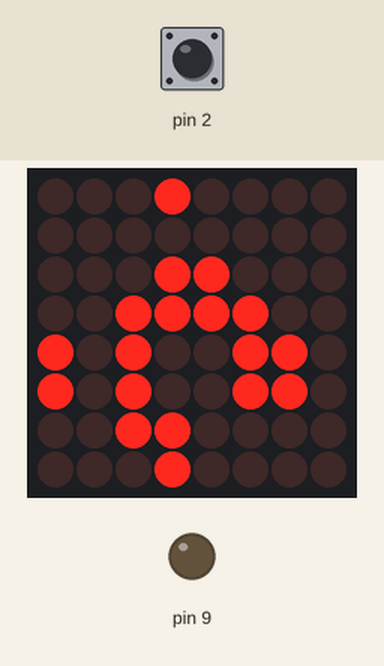
Bench run of a sketch on a simulated Arduino Uno, built with avr-gcc and run on an emulated ATmega328P. Parts: 8×8 LED matrix, output pins drawn as LEDs (lit = HIGH). The test bench sets the inputs (shaded band); at power-on: pin 2 HIGH. What the sketch prints to the serial monitor is not drawn.

Above: at 0.1 s.

The sketch:

password_v2.ino
```cpp
#include <Wire.h>
#include <Adafruit_GFX.h>
#include "Adafruit_LEDBackpack.h"

#ifndef _BV
  #define _BV(bit) (1<<(bit))
#endif

Adafruit_LEDBackpack matrix = Adafruit_LEDBackpack();

uint8_t counter = 0;
uint16_t delayTime = 1000;
uint64_t binaryAnd = 0b11111111;
bool buttonPressed = false;
int buttonState = 0;
int currentCode[4];

const uint64_t checkmark = 0x3060c06030180c06;  //green
const uint64_t xmark = 0x82c66c38386cc682;      //red
const uint64_t questionMark = 0x0406b2b21e0c0000;    //yellow

void clearMatrix(void) {
    for(int c=0; c < 8; c++){
        matrix.displaybuffer[c] = 0;
    }
}

void debugCodeSerial(void) {
    for(int i=0; i < 4; i++){
        Serial.print(currentCode[i]);
    }
}

void setup() {
    Serial.begin(9600);
    matrix.begin(0x70);  // pass in the address

    pinMode(2, INPUT);
    pinMode(3, INPUT);
    pinMode(4, INPUT);
    pinMode(9, OUTPUT);

    clearMatrix();
    for(int i=0; i < 4; i++){
        currentCode[i] = 0;
        Serial.print(currentCode[i]);
    }

    digitalWrite(9, LOW);

    for(int i=0; i < 8; i++){   //needs to be yellow
        matrix.displaybuffer[i] = (questionMark & binaryAnd) >> (i*8);   //red portion
        matrix.displaybuffer[i] |= ((questionMark & binaryAnd) >> (i*8)) << 8; //green portion
        binaryAnd = binaryAnd << 8;
    }

    binaryAnd = 0b11111111;
    matrix.writeDisplay();
}

void loop() {

    if (buttonPressed){
        if (digitalRead(2) == 0 && digitalRead(3) == 0 && digitalRead(4) == 0){
            buttonPressed = false;
            delay(1);
        }
    }

    if(!buttonPressed){
        if(digitalRead(2) == 1){    //red button
            buttonState = 1;
            buttonPressed = true;
            delay(1);
        }
        else if (digitalRead(3) == 1){  //yellow button
            buttonState = 2;
            buttonPressed = true;
            delay(1);
        }
        else if (digitalRead(4) == 1){  //green button
            buttonState = 3;
            buttonPressed = true;
            delay(1);
        }
        else {
            buttonState = 0;
        }

        //if button is pressed, execute this and switch case
        if(buttonPressed){
            currentCode[counter] = buttonState;     //change currentCode
            digitalWrite(9, LOW);

            //only clear if counter = 0 to preserve inputted code
            if (counter == 0){
                clearMatrix();

                for(int i=0; i < 8; i++){   //needs to be yellow
                    matrix.displaybuffer[i] = (questionMark & binaryAnd) >> (i*8);   //red portion
                    matrix.displaybuffer[i] |= ((questionMark & binaryAnd) >> (i*8)) << 8; //green portion
                    binaryAnd = binaryAnd << 8;
                }
            }

            switch(buttonState){
                case 1: //red button

                    //Draw dot to display colourchosen
                    matrix.displaybuffer[0] |= (1 << (counter + 2));

                    break;

                case 2: //yellow button

                    //Draw dot to display colourchosen
                    matrix.displaybuffer[0] |= (1 << (counter + 2));
                    matrix.displaybuffer[0] |= (1 << (counter + 2)) << 8;
                    break;

                case 3: //green button

                    matrix.displaybuffer[0] |= (1 << (counter + 2)) << 8;

                    break;

                default:
                break;
            }

            matrix.writeDisplay();
            binaryAnd = 0b11111111;
            counter++;
        }
    }


    if (currentCode[0] == 1 && currentCode[1] == 2 && currentCode[2] == 3 && currentCode[3] == 1){
        delay(200);
        digitalWrite(9, HIGH);
        counter = 0;
        for(int i=0; i < 4; i++){
            currentCode[i] = 0;
        }

        clearMatrix();
        for(int i=0; i < 8; i++){
            matrix.displaybuffer[i] = ((checkmark & binaryAnd) >> (i*8)) << 8;
            binaryAnd = binaryAnd << 8;
        }

        binaryAnd = 0b11111111;
        matrix.writeDisplay();
    }
    else if (counter == 4){
        delay(200);
        counter = 0;
        for(int i=0; i < 4; i++){
            currentCode[i] = 0;
        }

        clearMatrix();
        for(int i=0; i < 8; i++){
            matrix.displaybuffer[i] = (xmark & binaryAnd) >> (i*8);
            binaryAnd = binaryAnd << 8;
        }

        binaryAnd = 0b11111111;
        matrix.writeDisplay();
    }
}
```
